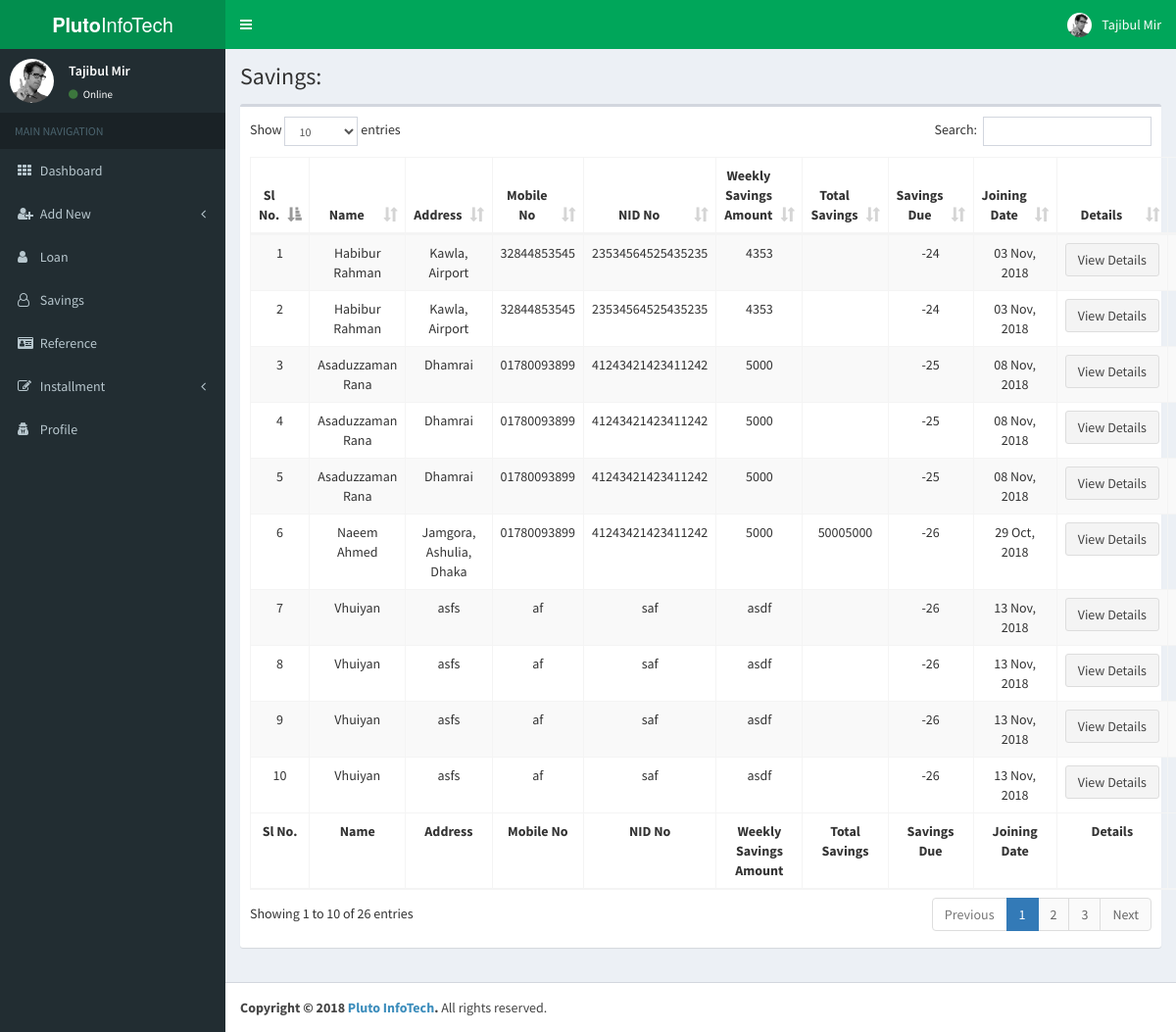
The page /savings/list (signed in) on the database its author committed.
### savings/models.py (models this page shows, shortened)
class Savings(models.Model):
    name = models.CharField(max_length=30)
    address = models.CharField(max_length=100)
    mobile = models.CharField(max_length=11)
    nid = models.CharField(max_length=17)
    amount = models.CharField(max_length=4)
    join_date = models.DateField()

### savings/views.py (the view)
# urls.py: path('list', views.list, name='loan_list'),
@login_required
def list(request):
    due = []
    ls = Savings.objects.all()
    for l in ls:
        current_week = datetime.datetime.utcnow().isocalendar()[1]
        start_week = datetime.date(l.join_date.year, l.join_date.month, l.join_date.day).isocalendar()[1]
        if current_week > 33:
            current_week -= 33
            start_week -= 33
        else:
            current_week += 19
            start_week += 19
        k = SavingsInstallment.objects.filter(name=l.id)
        week_passed = current_week - start_week
        savings_paid = k.count()
        overdue = week_passed - k.count()
        l.total = l.amount * k.count()
        l.overdue = overdue
        l.savings_paid = savings_paid
        l.current_week = current_week
        l.start_week = start_week
        due.append(l)
    context = {
        'savings': due
    }
    return render(request, 'savings/list.html', context)

### templates/savings/list.html (shortened to what this page needs)
{% extends '../master.html' %}
{% load mathfilters %}
    {% block content %}
      <section class="content-header">
        <h1>
            Savings:
        </h1>
      </section>
      <section class="content">
        <div class="row">
          <div class="col-xs-12">
            <div class="box">
              <div class="box-body">
                <table id="datatable" class="table table-bordered table-striped">
                  <thead>
                    <tr>
                      <th>Sl No.</th>
                      <th>Name</th>
                      <th>Address</th>
                      <th>Mobile No</th>
                      <th>NID No</th>
                      <th>Weekly Savings Amount</th>
                      <th>Total Savings</th>
                      <th>Savings Due</th>
                      <th>Joining Date</th>
                      <th>Details</th>
                      <th>Status</th>
                    </tr>
                  </thead>
                  <tbody>
                    {% for saving in savings %}
                      <tr>
                        <td>{{ saving.id }}</td>
                        <td>{{ saving.name }}</td>
                        <td>{{ saving.address }}</td>
                        <td>{{ saving.mobile }}</td>
                        <td>{{ saving.nid }}</td>
                        <td>{{ saving.amount }}</td>
                        <td>{{ saving.amount|mul:saving.savings_paid }}</td>
                        <td>{{ saving.overdue }}</td>
                        <td>{{ saving.join_date|date:"d M, Y" }}</td>
                        <td>
                            <a href="{% url 'savings_profile' saving.id %}" class="btn btn-default">
                                View Details
                            </a>
                        </td>
                        <td>
                        </td>
                      </tr>
                    {% endfor %}
                  </tbody>
                  <tfoot>
                    <tr>
                      <th>Sl No.</th>
                      <th>Name</th>
                      <th>Address</th>
                      <th>Mobile No</th>
                      <th>NID No</th>
                      <th>Weekly Savings Amount</th>
                      <th>Total Savings</th>
                      <th>Savings Due</th>
                      <th>Joining Date</th>
                      <th>Details</th>
                      <th>Status</th>
                    </tr>
                  </tfoot>
                </table>
              </div>
            </div>
          </div>
        </div>
      </section>
  {% endblock %}

### rows shown on the page
Savings: id "1", name "Habibur Rahman", address "Kawla, Airport", mobile "32844853545", nid "23534564525435235", amount "4353", overdue "-24", join_date "03 Nov, 2018"
Savings: id "2", name "Habibur Rahman", address "Kawla, Airport", mobile "32844853545", nid "23534564525435235", amount "4353", overdue "-24", join_date "03 Nov, 2018"
Savings: id "3", name "Asaduzzaman Rana", address "Dhamrai", mobile "01780093899", nid "41243421423411242", amount "5000", overdue "-25", join_date "08 Nov, 2018"
Savings: id "4", name "Asaduzzaman Rana", address "Dhamrai", mobile "01780093899", nid "41243421423411242", amount "5000", overdue "-25", join_date "08 Nov, 2018"
Savings: id "5", name "Asaduzzaman Rana", address "Dhamrai", mobile "01780093899", nid "41243421423411242", amount "5000", overdue "-25", join_date "08 Nov, 2018"
Savings: id "6", name "Naeem Ahmed", address "Jamgora, Ashulia, Dhaka", mobile "01780093899", nid "41243421423411242", amount "5000", amount|mul "50005000", overdue "-26", join_date "29 Oct, 2018"
Savings: id "7", name "Vhuiyan", address "asfs", mobile "af", nid "saf", amount "asdf", overdue "-26", join_date "13 Nov, 2018"
Savings: id "8", name "Vhuiyan", address "asfs", mobile "af", nid "saf", amount "asdf", overdue "-26", join_date "13 Nov, 2018"
Savings: id "9", name "Vhuiyan", address "asfs", mobile "af", nid "saf", amount "asdf", overdue "-26", join_date "13 Nov, 2018"
Savings: id "10", name "Vhuiyan", address "asfs", mobile "af", nid "saf", amount "asdf", overdue "-26", join_date "13 Nov, 2018"
